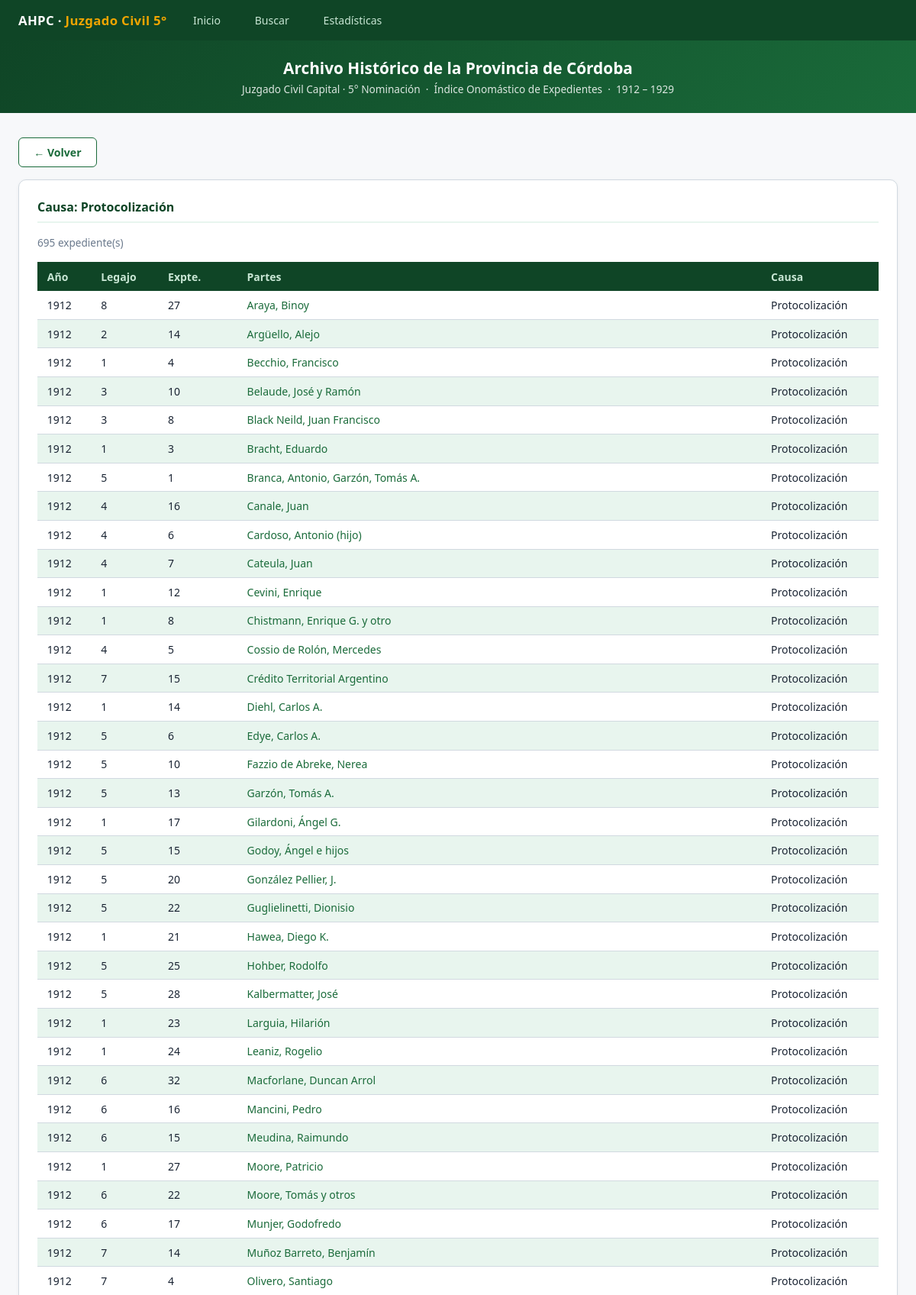
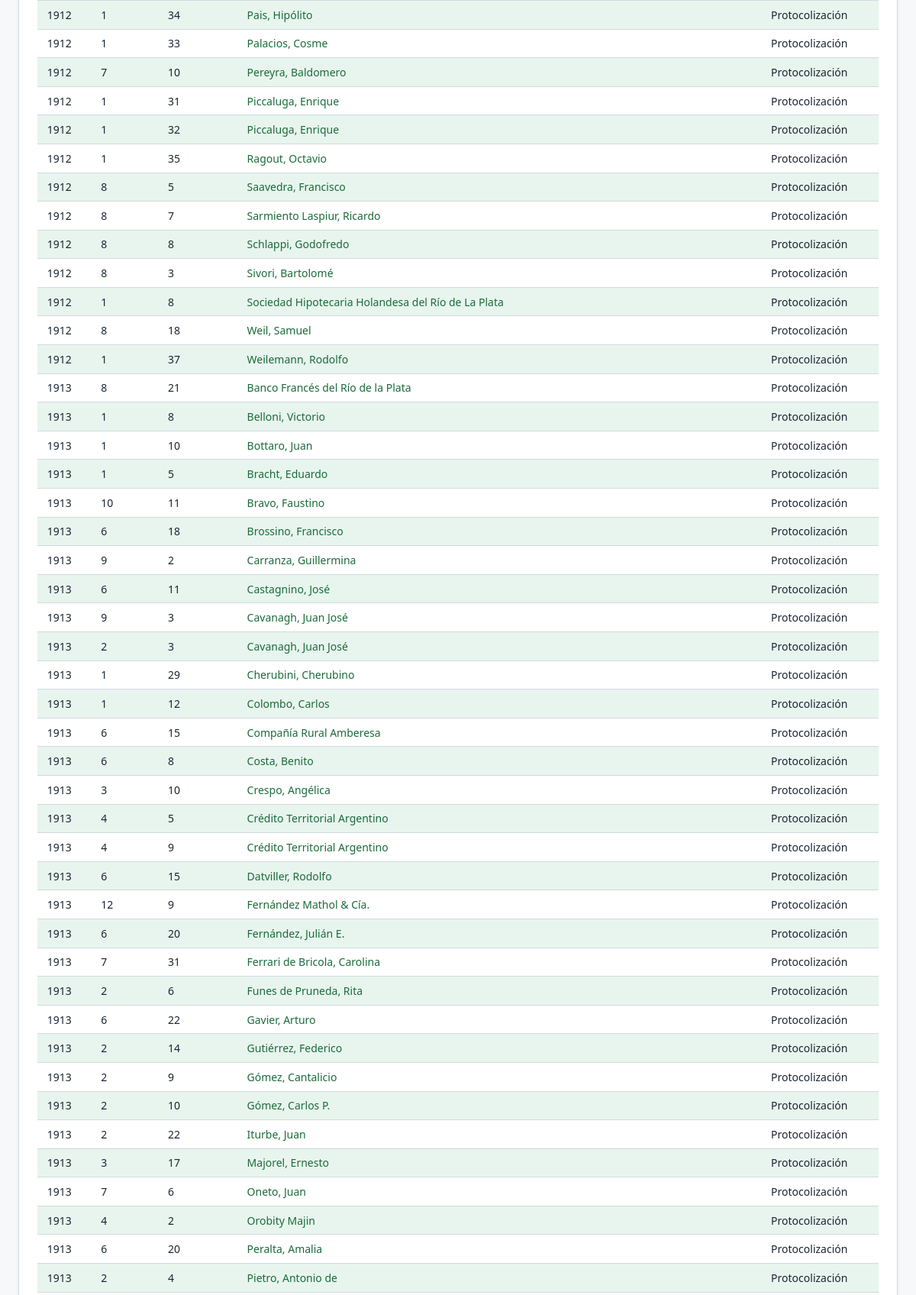
/causa/Protocolización (upper part), run on the app's committed database (2 pictures, top to bottom).
### tables this page shows
CREATE TABLE registros (
    id INTEGER PRIMARY KEY AUTOINCREMENT,
    anio INTEGER,
    legajo TEXT,
    expediente TEXT,
    partes TEXT,
    causa TEXT
);

### app.py (the view)
@app.route('/causa/<path:nombre>')
def por_causa(nombre):
    rows = query("""SELECT id, anio, legajo, expediente, partes, causa
                    FROM registros WHERE causa = ?
                    ORDER BY anio ASC, partes ASC""", (nombre,))
    if not rows:
        return "Causa no encontrada", 404
    return render_template('por_causa.html', causa=nombre, registros=[dict(r) for r in rows])

### app.py (called while the page is built)
def get_db():
    conn = sqlite3.connect(DB_PATH)
    conn.row_factory = sqlite3.Row
    return conn

def query(sql, params=()):
    conn = get_db()
    cur = conn.cursor()
    cur.execute(sql, params)
    rows = cur.fetchall()
    conn.close()
    return rows

### templates/por_causa.html (shortened to what this page needs)
{% extends 'base.html' %}
{% block content %}
<main>
  <div style="margin-bottom:1rem">
    <a href="javascript:history.back()" class="btn btn-secondary">← Volver</a>
  </div>
  <div class="card">
    <h2>Causa: {{ causa }}</h2>
    <p style="font-size:.85rem;color:var(--muted);margin-bottom:1rem">{{ registros|length }} expediente(s)</p>
    <div class="tbl-wrap">
      <table>
        <thead><tr><th>Año</th><th>Legajo</th><th>Expte.</th><th>Partes</th><th>Causa</th></tr></thead>
        <tbody>
          {% for r in registros %}
          <tr>
            <td>{{ r.anio or '' }}</td>
            <td>{{ r.legajo or '' }}</td>
            <td>{{ r.expediente or '' }}</td>
            <td><a href="/detalle/{{ r.id }}">{{ r.partes or '' }}</a></td>
            <td>{{ r.causa or '' }}</td>
          </tr>
          {% endfor %}
        </tbody>
      </table>
    </div>
  </div>
</main>
{% endblock %}

### templates/base.html (style rules this page uses)
:root { --verde:#1a6b3a;--verde-dark:#0f4526;--verde-light:#e8f5ee; --verde-mid:#2d9957;--acento:#f0a500; --gris:#f7f8fa;--borde:#d1d9e0;--texto:#1a2433;--muted:#6b7a8d; }
* { box-sizing:border-box;margin:0;padding:0 }
body { font-family:'Segoe UI',system-ui,sans-serif;color:var(--texto);background:var(--gris);min-height:100vh }
a { color:var(--verde);text-decoration:none }
main { max-width:1200px;margin:2rem auto;padding:0 1.5rem }
.card { background:#fff;border:1px solid var(--borde);border-radius:10px;padding:1.5rem;margin-bottom:1.5rem;box-shadow:0 1px 4px rgba(0,0,0,.05) }
.card h2 { font-size:1rem;font-weight:700;color:var(--verde-dark);margin-bottom:1rem;padding-bottom:.5rem;border-bottom:2px solid var(--verde-light) }
.tbl-wrap { overflow-x:auto }
table { width:100%;border-collapse:collapse;font-size:.875rem }
thead th { background:var(--verde-dark);color:#c8e6d4;padding:.6rem .8rem;text-align:left;font-weight:600;white-space:nowrap }
tbody tr { border-bottom:1px solid var(--borde) }
tbody tr:nth-child(even) { background:var(--verde-light) }
td { padding:.55rem .8rem;vertical-align:top }
td a { color:var(--verde) }
.btn { display:inline-flex;align-items:center;gap:.4rem;padding:.55rem 1.2rem;border-radius:6px;font-size:.88rem;font-weight:600;cursor:pointer;border:none;transition:background .15s,transform .1s }
.btn-secondary { background:#fff;color:var(--verde);border:1px solid var(--verde) }

### data on the page
registros: anio "1912", legajo "8", expediente "27", partes "Araya, Binoy", causa "Protocolización"
registros: anio "1912", legajo "2", expediente "14", partes "Argüello, Alejo", causa "Protocolización"
registros: anio "1912", legajo "1", expediente "4", partes "Becchio, Francisco", causa "Protocolización"
registros: anio "1912", legajo "3", expediente "10", partes "Belaude, José y Ramón", causa "Protocolización"
registros: anio "1912", legajo "3", expediente "8", partes "Black Neild, Juan Francisco", causa "Protocolización"
registros: anio "1912", legajo "1", expediente "3", partes "Bracht, Eduardo", causa "Protocolización"
registros: anio "1912", legajo "5", expediente "1", partes "Branca, Antonio, Garzón, Tomás A.", causa "Protocolización"
registros: anio "1912", legajo "4", expediente "16", partes "Canale, Juan", causa "Protocolización"
registros: anio "1912", legajo "4", expediente "6", partes "Cardoso, Antonio (hijo)", causa "Protocolización"
registros: anio "1912", legajo "4", expediente "7", partes "Cateula, Juan", causa "Protocolización"
registros: anio "1912", legajo "1", expediente "12", partes "Cevini, Enrique", causa "Protocolización"
registros: anio "1912", legajo "1", expediente "8", partes "Chistmann, Enrique G. y otro", causa "Protocolización"
registros: anio "1912", legajo "4", expediente "5", partes "Cossio de Rolón, Mercedes", causa "Protocolización"
registros: anio "1912", legajo "7", expediente "15", partes "Crédito Territorial Argentino", causa "Protocolización"
registros: anio "1912", legajo "1", expediente "14", partes "Diehl, Carlos A.", causa "Protocolización"
registros: anio "1912", legajo "5", expediente "6", partes "Edye, Carlos A.", causa "Protocolización"
registros: anio "1912", legajo "5", expediente "10", partes "Fazzio de Abreke, Nerea", causa "Protocolización"
registros: anio "1912", legajo "5", expediente "13", partes "Garzón, Tomás A.", causa "Protocolización"
registros: anio "1912", legajo "1", expediente "17", partes "Gilardoni, Ángel G.", causa "Protocolización"
registros: anio "1912", legajo "5", expediente "15", partes "Godoy, Ángel e hijos", causa "Protocolización"
registros: anio "1913", legajo "8", expediente "21", partes "Banco Francés del Río de la Plata", causa "Protocolización"
registros: anio "1913", legajo "1", expediente "8", partes "Belloni, Victorio", causa "Protocolización"
registros: anio "1913", legajo "1", expediente "10", partes "Bottaro, Juan", causa "Protocolización"
registros: anio "1913", legajo "1", expediente "5", partes "Bracht, Eduardo", causa "Protocolización"
registros: anio "1913", legajo "10", expediente "11", partes "Bravo, Faustino", causa "Protocolización"
registros: anio "1913", legajo "6", expediente "18", partes "Brossino, Francisco", causa "Protocolización"
registros: anio "1913", legajo "9", expediente "2", partes "Carranza, Guillermina", causa "Protocolización"
registros: anio "1913", legajo "6", expediente "11", partes "Castagnino, José", causa "Protocolización"
registros: anio "1913", legajo "9", expediente "3", partes "Cavanagh, Juan José", causa "Protocolización"
registros: anio "1913", legajo "2", expediente "3", partes "Cavanagh, Juan José", causa "Protocolización"
registros: anio "1913", legajo "1", expediente "29", partes "Cherubini, Cherubino", causa "Protocolización"
registros: anio "1913", legajo "1", expediente "12", partes "Colombo, Carlos", causa "Protocolización"
registros: anio "1913", legajo "6", expediente "15", partes "Compañía Rural Amberesa", causa "Protocolización"
registros: anio "1913", legajo "6", expediente "8", partes "Costa, Benito", causa "Protocolización"
registros: anio "1913", legajo "3", expediente "10", partes "Crespo, Angélica", causa "Protocolización"
registros: anio "1913", legajo "4", expediente "5", partes "Crédito Territorial Argentino", causa "Protocolización"
registros: anio "1913", legajo "4", expediente "9", partes "Crédito Territorial Argentino", causa "Protocolización"
registros: anio "1913", legajo "6", expediente "15", partes "Datviller, Rodolfo", causa "Protocolización"
registros: anio "1913", legajo "12", expediente "9", partes "Fernández Mathol & Cía.", causa "Protocolización"
registros: anio "1913", legajo "6", expediente "20", partes "Fernández, Julián E.", causa "Protocolización"
registros: anio "1913", legajo "7", expediente "31", partes "Ferrari de Bricola, Carolina", causa "Protocolización"
registros: anio "1913", legajo "2", expediente "6", partes "Funes de Pruneda, Rita", causa "Protocolización"
registros: anio "1913", legajo "6", expediente "22", partes "Gavier, Arturo", causa "Protocolización"
registros: anio "1913", legajo "2", expediente "9", partes "Gómez, Cantalicio", causa "Protocolización"
registros: anio "1913", legajo "2", expediente "10", partes "Gómez, Carlos P.", causa "Protocolización"

### other printed values
{{ causa }} "Protocolización"
{{ registros|length }} "695"
{{ r.anio or '' }} "1912" "1912" "1912" "1912" "1912" "1912" "1912" "1912" "1912" "1912" "1912" "1912" "1912" "1912" "1912" "1912" "1912" "1912" "1912" "1912" "1912" "1912" "1912" "1912" "1912" "1912" "1912" "1912" "1913" "1913" "1913" "1913" "1913" "1913" "1913"
{{ r.legajo or '' }} "5" "5" "1" "5" "5" "1" "1" "6" "6" "6" "1" "6" "6" "7" "7" "1" "1" "7" "1" "1" "1" "8" "8" "8" "8" "1" "8" "1" "2" "2" "3" "7" "4" "6" "2"
{{ r.expediente or '' }} "20" "22" "21" "25" "28" "23" "24" "32" "16" "15" "27" "22" "17" "14" "4" "34" "33" "10" "31" "32" "35" "5" "7" "8" "3" "8" "18" "37" "14" "22" "17" "6" "2" "20" "4"
{{ r.partes or '' }} "González Pellier, J." "Guglielinetti, Dionisio" "Hawea, Diego K." "Hohber, Rodolfo" "Kalbermatter, José" "Larguia, Hilarión" "Leaniz, Rogelio" "Macforlane, Duncan Arrol" "Mancini, Pedro" "Meudina, Raimundo" "Moore, Patricio" "Moore, Tomás y otros" "Munjer, Godofredo" "Muñoz Barreto, Benjamín" "Olivero, Santiago" "Pais, Hipólito" "Palacios, Cosme" "Pereyra, Baldomero" "Piccaluga, Enrique" "Piccaluga, Enrique" "Ragout, Octavio" "Saavedra, Francisco" "Sarmiento Laspiur, Ricardo" "Schlappi, Godofredo" "Sivori, Bartolomé" "Sociedad Hipotecaria Holandesa del Río de La Plata" "Weil, Samuel" "Weilemann, Rodolfo" "Gutiérrez, Federico" "Iturbe, Juan" "Majorel, Ernesto" "Oneto, Juan" "Orobity Majin" "Peralta, Amalia" "Pietro, Antonio de"
{{ r.causa or '' }} "Protocolización" "Protocolización" "Protocolización" "Protocolización" "Protocolización" "Protocolización" "Protocolización" "Protocolización" "Protocolización" "Protocolización" "Protocolización" "Protocolización" "Protocolización" "Protocolización" "Protocolización" "Protocolización" "Protocolización" "Protocolización" "Protocolización" "Protocolización" "Protocolización" "Protocolización" "Protocolización" "Protocolización" "Protocolización" "Protocolización" "Protocolización" "Protocolización" "Protocolización" "Protocolización" "Protocolización" "Protocolización" "Protocolización" "Protocolización" "Protocolización"
